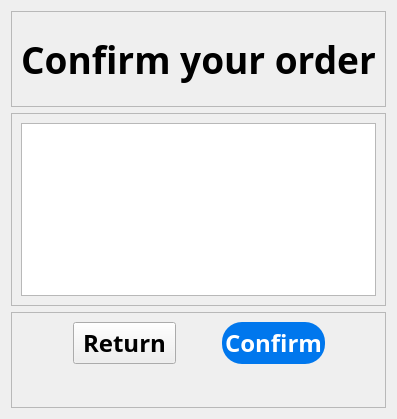
           <widget class="QWidget" name="confirm_order_page">
            <layout class="QVBoxLayout" name="verticalLayout_15">
             <item>
              <layout class="QVBoxLayout" name="verticalLayout_14" stretch="1,2,1">
               <item>
                <widget class="QFrame" name="frame_24">
                 <property name="frameShape">
                  <enum>QFrame::StyledPanel</enum>
                 </property>
                 <property name="frameShadow">
                  <enum>QFrame::Raised</enum>
                 </property>
                 <layout class="QGridLayout" name="gridLayout_48">
                  <item row="0" column="0">
                   <layout class="QGridLayout" name="gridLayout_47">
                    <item row="0" column="0">
                     <widget class="QLabel" name="label_27">
                      <property name="font">
                       <font>
                        <family>Bahnschrift SemiBold</family>
                        <pointsize>28</pointsize>
                        <weight>75</weight>
                        <bold>true</bold>
                       </font>
                      </property>
                      <property name="text">
                       <string>Confirm your order</string>
                      </property>
                      <property name="alignment">
                       <set>Qt::AlignCenter</set>
                      </property>
                     </widget>
                    </item>
                   </layout>
                  </item>
                 </layout>
                </widget>
               </item>
               <item>
                <widget class="QFrame" name="frame_23">
                 <property name="frameShape">
                  <enum>QFrame::StyledPanel</enum>
                 </property>
                 <property name="frameShadow">
                  <enum>QFrame::Raised</enum>
                 </property>
                 <layout class="QGridLayout" name="gridLayout_50">
                  <item row="0" column="0">
                   <layout class="QGridLayout" name="gridLayout_49">
                    <item row="1" column="0">
                     <widget class="QTextBrowser" name="order_info">
                      <property name="font">
                       <font>
                        <family>Bahnschrift SemiBold</family>
                        <pointsize>18</pointsize>
                        <weight>75</weight>
                        <bold>true</bold>
                       </font>
                      </property>
                     </widget>
                    </item>
                   </layout>
                  </item>
                 </layout>
                </widget>
               </item>
               <item>
                <widget class="QFrame" name="frame_22">
                 <property name="frameShape">
                  <enum>QFrame::StyledPanel</enum>
                 </property>
                 <property name="frameShadow">
                  <enum>QFrame::Raised</enum>
                 </property>
                 <layout class="QGridLayout" name="gridLayout_52">
                  <item row="0" column="0">
                   <layout class="QGridLayout" name="gridLayout_51" rowstretch="1,1" columnstretch="2,4,0,4,2">
                    <item row="0" column="0">
                     <spacer name="horizontalSpacer_28">
                      <property name="orientation">
                       <enum>Qt::Horizontal</enum>
                      </property>
                      <property name="sizeHint" stdset="0">
                       <size>
                        <width>40</width>
                        <height>20</height>
                       </size>
                      </property>
                     </spacer>
                    </item>
                    <item row="0" column="1">
                     <widget class="QPushButton" name="to_select_page">
                      <property name="sizePolicy">
                       <sizepolicy hsizetype="Minimum" vsizetype="Expanding">
                        <horstretch>0</horstretch>
                        <verstretch>0</verstretch>
                       </sizepolicy>
                      </property>
                      <property name="font">
                       <font>
                        <family>Bahnschrift SemiBold</family>
                        <pointsize>18</pointsize>
                        <weight>75</weight>
                        <bold>true</bold>
                       </font>
                      </property>
                      <property name="text">
                       <string>Return</string>
                      </property>
                     </widget>
                    </item>
                    <item row="1" column="0">
                     <spacer name="verticalSpacer_17">
                      <property name="orientation">
                       <enum>Qt::Vertical</enum>
                      </property>
                      <property name="sizeHint" stdset="0">
                       <size>
                        <width>20</width>
                        <height>40</height>
                       </size>
                      </property>
                     </spacer>
                    </item>
                    <item row="0" column="2">
                     <spacer name="horizontalSpacer_29">
                      <property name="orientation">
                       <enum>Qt::Horizontal</enum>
                      </property>
                      <property name="sizeHint" stdset="0">
                       <size>
                        <width>40</width>
                        <height>20</height>
                       </size>
                      </property>
                     </spacer>
                    </item>
                    <item row="0" column="3">
                     <widget class="QPushButton" name="to_payment_details">
                      <property name="sizePolicy">
                       <sizepolicy hsizetype="Minimum" vsizetype="Expanding">
                        <horstretch>0</horstretch>
                        <verstretch>0</verstretch>
                       </sizepolicy>
                      </property>
                      <property name="font">
                       <font>
                        <family>Bahnschrift SemiBold</family>
                        <pointsize>18</pointsize>
                        <weight>75</weight>
                        <bold>true</bold>
                       </font>
                      </property>
                      <property name="styleSheet">
                       <string notr="true">QPushButton{background-color: rgb(0, 119, 237); border-radius:20px; color:rgb(255,255,255);}</string>
                      </property>
                      <property name="text">
                       <string>Confirm</string>
                      </property>
                     </widget>
                    </item>
                    <item row="0" column="4">
                     <spacer name="horizontalSpacer_30">
                      <property name="orientation">
                       <enum>Qt::Horizontal</enum>
                      </property>
                      <property name="sizeHint" stdset="0">
                       <size>
                        <width>40</width>
                        <height>20</height>
                       </size>
                      </property>
                     </spacer>
                    </item>
                   </layout>
                  </item>
                 </layout>
                </widget>
               </item>
              </layout>
             </item>
            </layout>
           </widget>
